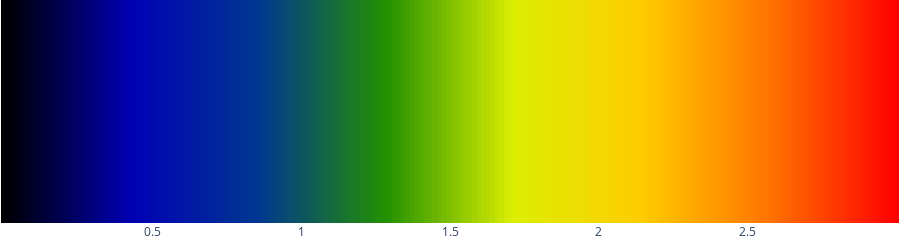

The notebook cell saved with this chart:
### Markdown cell above
## Plotting Function

### Code cell
# Adjust the min and max values as fit (None if you want default min/max)
zmin = 0
zmax = 3

#For median subtracted plot
fig, colormap = phm.color_map(zmin,zmax)

fig.update_layout(height=50)
# Preview the colormap
fig.show()

### Figure 1 — Plotly figure (JSON) as saved in the notebook; plotly's stock layout.template omitted (floating-point values rounded to 4 significant figures; data arrays with more than 128 entries replaced by an {"elided": "..."} marker saying what was removed)
{"data": [{"colorscale": [[0, "#000000"], [0.1429, "#0000b4"], [0.2857, "#003791"], [0.4286, "#239100"], [0.5714, "#dcee00"], [0.7143, "#ffcc00"], [0.8571, "#ff7400"], [1, "#ff0000"]], "showscale": false, "type": "heatmap", "x": {"elided": "200 float values"}, "y": {"elided": "200 int values"}, "z": {"elided": "200 float values"}, "zmax": 3, "zmin": 0}], "layout": {"height": 50, "margin": {"b": 0, "l": 0, "r": 0, "t": 0}, "yaxis": {"showticklabels": false}}}
